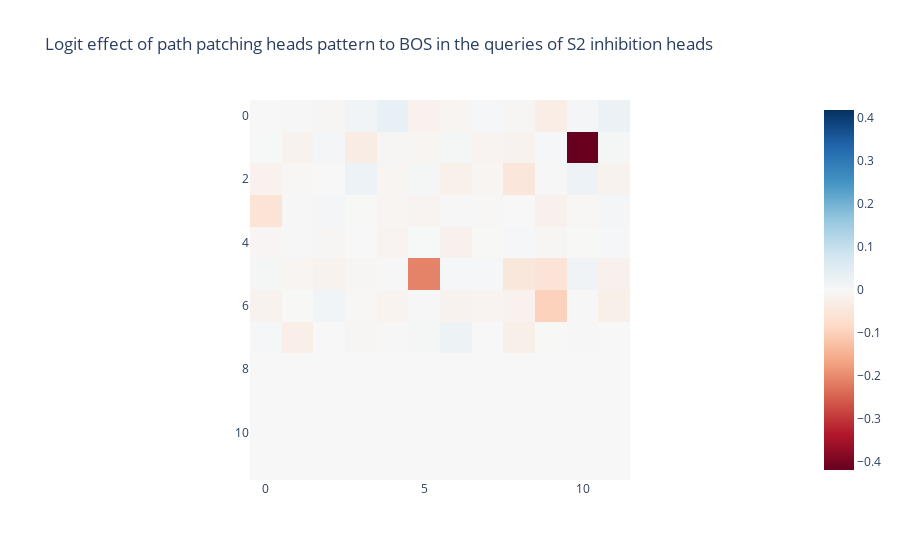

Notebook code cell kept with this figure:
### Code cell
imshow(results['z'], title='Logit effect of path patching heads pattern to BOS in the queries of S2 inhibition heads')

### Figure 1 — Plotly figure (JSON) as saved in the notebook; plotly's stock layout.template omitted (floating-point values rounded to 4 significant figures; data arrays with more than 128 entries replaced by an {"elided": "..."} marker saying what was removed)
{"data": [{"coloraxis": "coloraxis", "hovertemplate": "x: %{x}<br>y: %{y}<br>color: %{z}<extra></extra>", "name": "0", "type": "heatmap", "xaxis": "x", "yaxis": "y", "z": {"elided": "12x12 float values"}}], "layout": {"coloraxis": {"cmid": 0, "colorscale": [[0, "rgb(103,0,31)"], [0.1, "rgb(178,24,43)"], [0.2, "rgb(214,96,77)"], [0.3, "rgb(244,165,130)"], [0.4, "rgb(253,219,199)"], [0.5, "rgb(247,247,247)"], [0.6, "rgb(209,229,240)"], [0.7, "rgb(146,197,222)"], [0.8, "rgb(67,147,195)"], [0.9, "rgb(33,102,172)"], [1, "rgb(5,48,97)"]]}, "title": {"text": "Logit effect of path patching heads pattern to BOS in the queries of S2 inhibition heads"}, "xaxis": {"anchor": "y", "constrain": "domain", "domain": [0, 1], "scaleanchor": "y"}, "yaxis": {"anchor": "x", "autorange": "reversed", "constrain": "domain", "domain": [0, 1]}}}
